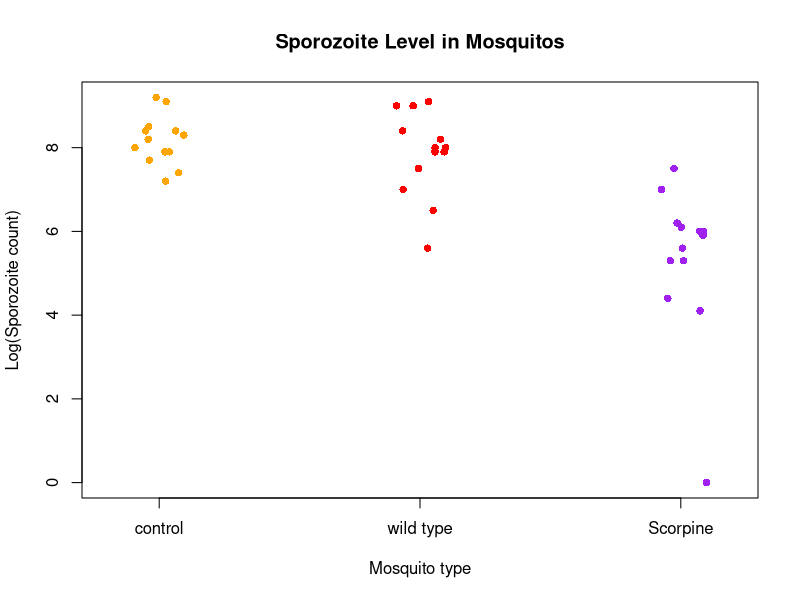

Write the R code that produced this figure.
malariadata<-read.csv("MalariaData.csv")#read in CSV data file
malariadata$category<-factor(malariadata$category, levels=c("control","wild type","Scorpine"))#seperate the data into 3 categories based on labels
meanshift<-tapply(malariadata$sporozoites,malariadata$category,mean)#means of the three data groups
sdshift<-tapply(malariadata$sporozoites,malariadata$category,sd)#standard dev of groups
number<-tapply(malariadata$sporozoites,malariadata$category,length)#get length of each category

malariaanova<-lm(sporozoites ~ category,data= malariadata)#ANOVA
testResult <- anova(malariaanova)#run ANOVA and save data to testResult

#Save results of ANOVA into a text file
cat("Comparison of Log(Sporozoite count) between mosquito groups", file = "results.txt")#first line of the text file
cat("\n",file = "results.txt", append = TRUE)#naming file
capture.output(testResult, file = "results.txt", append = TRUE)#prints test result into new txt file
cat("\nThe null hypothesis can be rejected. There is a significant difference between the mean values of the three groups",file = "results.txt", append = TRUE)
#Create/Save Strip Chart
pdf("FinalProjectDataPlot.pdf")#Name pdf file
stripchart(main = "Sporozoite Level in Mosquitos",ylab = "Log(Sporozoite count)", xlab= "Mosquito type", sporozoites ~ category, data = malariadata,
           method = "jitter",col=c("orange","red","purple"), pch=16, vertical = TRUE)#added specific comments to change title, color, and fill
dev.off()#closes plot

